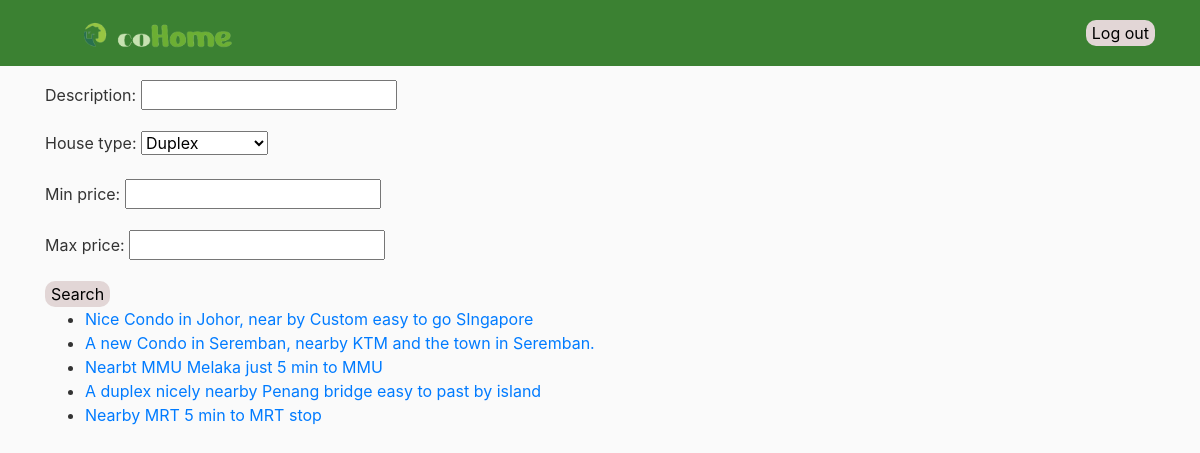
The page /search/contracts/ (signed in) on the database its author committed.
### users/models.py (models this page shows, shortened)
class HouseUnit(models.Model):
    STATUS_CHOICES = (
        ('available', 'Available'),
        ('rented', 'Rented Out'),
    )
    owner = models.ForeignKey(User, on_delete=models.CASCADE)
    description = models.TextField()
    location = models.CharField(max_length=255, choices=MALAYSIA_STATE_CHOICES, default='KUL')
    house_type = models.CharField(max_length=50, choices=HOUSE_TYPE_CHOICES, default='apartment')
    price = models.DecimalField(max_digits=10, decimal_places=2, default=0.00)
    bedrooms = models.IntegerField(choices=BEDROOM_CHOICES, default=1)
    status = models.CharField(max_length=10, choices=STATUS_CHOICES, default='available')

### users/views.py (the view, shortened to what this page needs)
# urls.py: path('search/contracts/', user_views.search_with_contracts, name='search_with_contracts'),
@login_required
def search_with_contracts(request):
    search_form = HouseUnitSearchForm(request.GET or None)
    house_units_with_contracts = HouseUnit.objects.filter(contracts__isnull=False).distinct()
    return render(request, 'users/search_with_contracts.html', {
        'house_units': house_units_with_contracts,
        'search_form': search_form,
    })

### users/forms.py
class HouseUnitSearchForm(forms.Form):
    description = forms.CharField(required=False)
    house_type = forms.ChoiceField(choices=HOUSE_TYPE_CHOICES, required=False)
    min_price = forms.DecimalField(required=False)
    max_price = forms.DecimalField(required=False)

### users/templates/users/search_with_contracts.html
{% extends "Cohome/base.html" %}
{% block content %}
<div>
    <form method="get" action="{% url 'search_with_contracts' %}">
        {{ search_form.as_p }}
        <button type="submit">Search</button>
    </form>
    {% if house_units.exists %}
        <ul>
        {% for unit in house_units %}
            <li><a href="{% url 'house_unit_detail' unit.id %}">{{ unit.description }}</a></li>
        {% endfor %}
        </ul>
    {% else %}
        <p>There is no any house similar.</p>
    {% endif %}
</div>
{% endblock %}

### Cohome/static/Cohome/main.css (style rules this page uses)
body { background: #fafafa; color: #333333; margin-top: 5rem; }
ul { margin: 0; }

### rows shown on the page
HouseUnit: description "Nice Condo in Johor, near by Custom easy to go SIngapore"
HouseUnit: description "A new Condo in Seremban, nearby KTM and the town in Seremban."
HouseUnit: description "Nearbt MMU Melaka just 5 min to MMU"
HouseUnit: description "A duplex nicely nearby Penang bridge easy to past by island"
HouseUnit: description "Nearby MRT 5 min to MRT stop"
